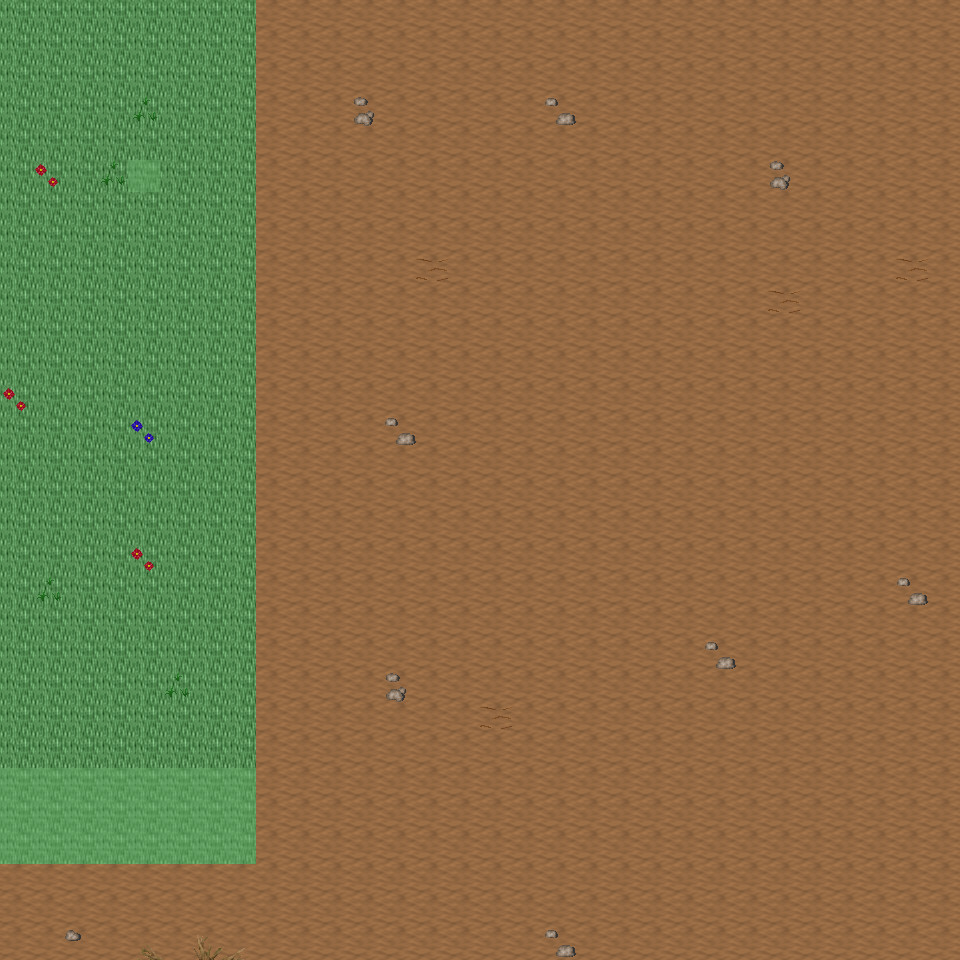

This game map was drawn from its Tiled (.tmx) file and the tilesets committed beside it. A one-line description and the trimmed map source follow:
An orthogonal 30x30 tile map with 32x32 px tiles, 6 tile layers (Ground, Object, Object2, Above, ...), 29 tilesets and 3 objects (3x mapExit).

<map version="1.0" orientation="orthogonal" renderorder="right-down" width="30" height="30" tilewidth="32" tileheight="32" nextobjectid="4">
  <tileset firstgid="1" name="tileset_ground_ground" tilewidth="32" tileheight="32" tilecount="33" columns="3">
    <image source="../drawable/tileset_ground_ground.png" width="96" height="352" />
  </tileset>
  <tileset firstgid="34" name="tileset_ground_ridge_earth_dark" tilewidth="32" tileheight="32" tilecount="96" columns="12">
    <image source="../drawable/tileset_ground_ridge_earth_dark.png" width="384" height="256" />
  </tileset>
  <tileset firstgid="130" name="tileset_ground_rock_pebbles" tilewidth="32" tileheight="32" tilecount="3" columns="1">
    <image source="../drawable/tileset_ground_rock_pebbles.png" width="32" height="96" />
  </tileset>
  <tileset firstgid="133" name="tileset_ground_ladder_steps" tilewidth="32" tileheight="32" tilecount="6" columns="3">
    <image source="../drawable/tileset_ground_ladder_steps.png" width="96" height="64" />
  </tileset>
  <tileset firstgid="139" name="tileset_ground_grass_edges" tilewidth="32" tileheight="32" tilecount="36" columns="12">
    <image source="../drawable/tileset_ground_grass_edges.png" width="384" height="96" />
  </tileset>
  <tileset firstgid="175" name="tileset_ground_grass_corners" tilewidth="32" tileheight="32" tilecount="24" columns="6">
    <image source="../drawable/tileset_ground_grass_corners.png" width="192" height="128" />
  </tileset>
  <tileset firstgid="199" name="tileset_ground_earth_edges" tilewidth="32" tileheight="32" tilecount="18" columns="6">
    <image source="../drawable/tileset_ground_earth_edges.png" width="192" height="96" />
  </tileset>
  <tileset firstgid="217" name="tileset_plant_flower_daisy_white" tilewidth="32" tileheight="32" tilecount="8" columns="2">
    <image source="../drawable/tileset_plant_flower_daisy_white.png" width="64" height="128" />
  </tileset>
  <tileset firstgid="225" name="tileset_item_corpse_huge_animal" tilewidth="32" tileheight="32" tilecount="16" columns="2">
    <image source="../drawable/tileset_item_corpse_huge_animal.png" width="64" height="256" />
  </tileset>
  <tileset firstgid="241" name="tileset_plant_grasses" tilewidth="32" tileheight="32" tilecount="6" columns="3">
    <image source="../drawable/tileset_plant_grasses.png" width="96" height="64" />
  </tileset>
  <tileset firstgid="247" name="tileset_plant_flower_daisy_blue" tilewidth="32" tileheight="32" tilecount="8" columns="2">
    <image source="../drawable/tileset_plant_flower_daisy_blue.png" width="64" height="128" />
  </tileset>
  <tileset firstgid="255" name="tileset_plant_flower_daisy_yellow" tilewidth="32" tileheight="32" tilecount="8" columns="2">
    <image source="../drawable/tileset_plant_flower_daisy_yellow.png" width="64" height="128" />
  </tileset>
  <tileset firstgid="263" name="tileset_plant_flower_daisy_red" tilewidth="32" tileheight="32" tilecount="8" columns="2">
    <image source="../drawable/tileset_plant_flower_daisy_red.png" width="64" height="128" />
  </tileset>
  <tileset firstgid="271" name="tileset_plant_bush_bushes" tilewidth="32" tileheight="32" tilecount="10" columns="5">
    <image source="../drawable/tileset_plant_bush_bushes.png" width="160" height="64" />
  </tileset>
  <tileset firstgid="281" name="tileset_plant_stump_stump_brown" tilewidth="32" tileheight="32" tilecount="4" columns="2">
    <image source="../drawable/tileset_plant_stump_stump_brown.png" width="64" height="64" />
  </tileset>
  <tileset firstgid="285" name="tileset_logic_creature_orc" tilewidth="32" tileheight="32" tilecount="6" columns="6">
    <image source="../drawable/tileset_logic_creature_orc.png" width="192" height="32" />
  </tileset>
  <tileset firstgid="291" name="tileset_logic_creature_gnome" tilewidth="32" tileheight="32" tilecount="6" columns="6">
    <image source="../drawable/tileset_logic_creature_gnome.png" width="192" height="32" />
  </tileset>
  <tileset firstgid="297" name="tileset_logic_portal" tilewidth="32" tileheight="32" tilecount="24" columns="8">
    <image source="../drawable/tileset_logic_portal.png" width="256" height="96" />
  </tileset>
  <tileset firstgid="321" name="tileset_logic_creature_animal" tilewidth="32" tileheight="32" tilecount="32" columns="8">
    <image source="../drawable/tileset_logic_creature_animal.png" width="256" height="128" />
  </tileset>
  <tileset firstgid="353" name="tileset_logic_collision" tilewidth="32" tileheight="32" tilecount="1" columns="1">
    <image source="../drawable/tileset_logic_collision.png" width="32" height="32" />
  </tileset>
  <tileset firstgid="354" name="tileset_plant_tree_dead_tree_5" tilewidth="32" tileheight="32" tilecount="20" columns="4">
    <image source="../drawable/tileset_plant_tree_dead_tree_5.png" width="128" height="160" />
  </tileset>
  <tileset firstgid="374" name="tileset_plant_tree_dead_tree_6" tilewidth="32" tileheight="32" tilecount="20" columns="4">
    <image source="../drawable/tileset_plant_tree_dead_tree_6.png" width="128" height="160" />
  </tileset>
  <tileset firstgid="394" name="tileset_plant_tree_dead_tree_7" tilewidth="32" tileheight="32" tilecount="20" columns="4">
    <image source="../drawable/tileset_plant_tree_dead_tree_7.png" width="128" height="160" />
  </tileset>
  <tileset firstgid="414" name="tileset_plant_bush_large_dead" tilewidth="32" tileheight="32" tilecount="2" columns="1">
    <image source="../drawable/tileset_plant_bush_large_dead.png" width="32" height="64" />
  </tileset>
  <tileset firstgid="416" name="tileset_plant_bush_large_wide_dead" tilewidth="32" tileheight="32" tilecount="4" columns="2">
    <image source="../drawable/tileset_plant_bush_large_wide_dead.png" width="64" height="64" />
  </tileset>
  <tileset firstgid="420" name="tileset_plant_grasses_wildland" tilewidth="32" tileheight="32" tilecount="4" columns="4">
    <image source="../drawable/tileset_plant_grasses_wildland.png" width="128" height="32" />
  </tileset>
  <tileset firstgid="424" name="tileset_object_skullsonspikes_l" tilewidth="32" tileheight="32" tilecount="12" columns="4">
    <image source="../drawable/tileset_object_skullsonspikes_l.png" width="128" height="96" />
  </tileset>
  <tileset firstgid="436" name="tileset_object_skullsonspikes_r" tilewidth="32" tileheight="32" tilecount="12" columns="4">
    <image source="../drawable/tileset_object_skullsonspikes_r.png" width="128" height="96" />
  </tileset>
  <tileset firstgid="448" name="tileset_logic_item_herb" tilewidth="32" tileheight="32" tilecount="5" columns="5">
    <image source="../drawable/tileset_logic_item_herb.png" width="160" height="32" />
  </tileset>
  <layer name="Ground" width="30" height="30">
    <data>[900 cells, 900 non-empty, 2 distinct tile ids]</data>
  </layer>
  <layer name="Object" width="30" height="30">
    <data>[900 cells, 25 non-empty, 4 distinct tile ids]</data>
  </layer>
  <layer name="Object2" width="30" height="30">
    <data>[900 cells, 21 non-empty, 7 distinct tile ids]</data>
  </layer>
  <layer name="Above" width="30" height="30">
    <data>[900 cells, 4 non-empty, 4 distinct tile ids]</data>
  </layer>
  <layer name="Above2" width="30" height="30">
    <data>[900 cells, 0 non-empty, 0 distinct tile ids]</data>
  </layer>
  <layer name="Walkable" width="30" height="30">
    <data>[900 cells, 25 non-empty, 1 distinct tile ids]</data>
  </layer>
  <objectgroup name="MapEvents">
    <object id="1" name="south" type="mapExit" x="0" y="928" width="960" height="32">
      <properties>
        <property name="map" value="level_0_x89_y60" />
        <property name="x" value="0" />
        <property name="y" value="1" />
      </properties>
    </object>
    </objectgroup>
</map>
<!-- 2 of 3 objects omitted -->
